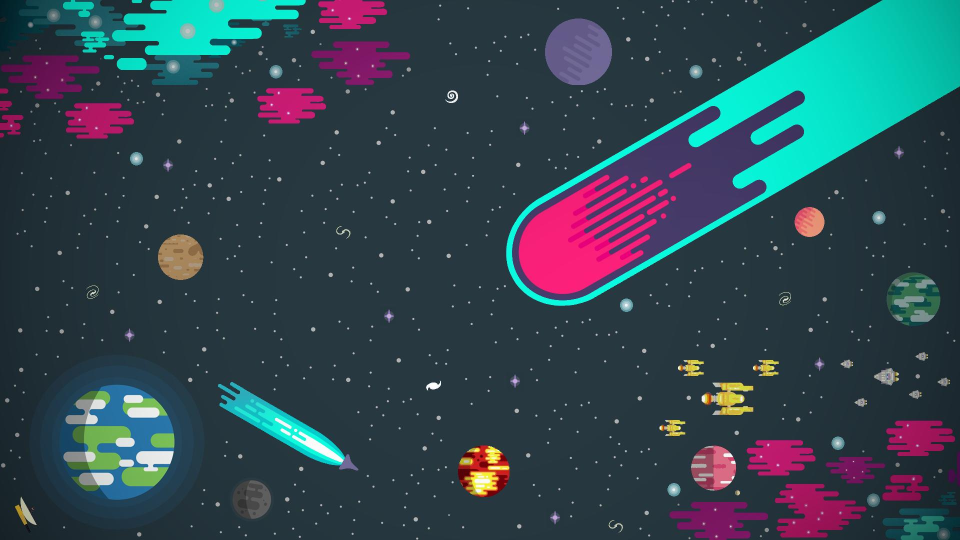
#> input picture picture.jpg, 1920 x 1080 px (shown at 1/2 size)
$ python p.py
#> lines starting #> are read from the running program, lines starting #| are printed output that depends on the picture
'''
დავაინსტალირებთ pillow ბიბლიოთეკას, ინსტალაციის შემდეგ
ჩვენ შეგვიძლია პირდაპირ დავამატოთ იგი ჩვენს პროექტში import-ისგამოყენებით.

'''
from PIL import Image, ImageFilter, ImageColor, ImageEnhance


'''
ვქმნით Image კლას და ვიძახებთ init ფუნქციას

'''
class Images:
    def __init__(self,name):
        self.name = name
        self.width = int()
        self.height = int()


    '''
ვქმნით ფუნქციას რომლის პირველი ხაზი კითხულობს სურათს,
მეორე აჩვენებს ჩვენი სურათის ზომებს კონსოლზე, ხოლო მესამე აჩვენებს მას ეკრანზე

'''
    def open_image(self):
        img = Image.open(self.name)
#> img is the input picture: PIL image 1920x1080 RGB; mean R, G, B 48.9, 69.4, 79.4
        self.width, self.height = img.size
#> self.width = 1920; self.height = 1080
        print(self.width, self.height)
#| 1920 1080
        img.show()


    '''
ვქმნით ფუნქციას რომელიც გვაძლევს საშუალებას,
გამოსახულების ამოჭრის გზას მოცემული ზომების მიხედვით.

'''
    def crop_image(self, left, top, right, bottom):
#> called with left = 5, top = 10, right = 4, bottom = 6
        img = Image.open(self.name)
        right = self.width
#> right = 1920
        bottom = self.height / 2
#> bottom = 540
        img = img.crop((left, top, right, bottom))
#> img: PIL image 1915x530 RGB
        img.save('cropped_pic.jpg')


    '''
შემდეგი ფუნქცია გვერდებისა ზოემბის ცვლილებით ცვლის ფოტოს საერთო ზომას

'''
    def resize_image(self, width, height):
#> called with width = 300, height = 300
        img = Image.open(self.name)
        newsize = (width, height)
        img_resized = img.resize(newsize)
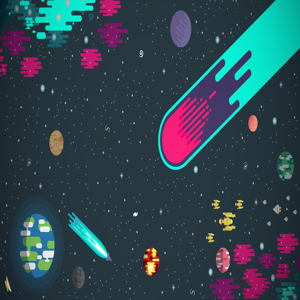
#> img_resized: PIL image 300x300 RGB; mean R, G, B 48.9, 69.4, 79.4
        img_resized.save("resized.jpg")


    '''
მოცემული ფუნქცია გვაძლევს საშუალებას შევასრულოთ მარტივი გეომეტრიული გარდაქმნები,
როგორიცაა ბრუნვა და ტრანსპოზირება.
'''
    def format_image(self):
        img = Image.open(self.name)
#ფოტოს მოტრიალება ვერტიკალურად
        image_horizontal = img.transpose(Image.Transpose.FLIP_LEFT_RIGHT)
        image_horizontal.save('horizontal_pic.jpg')

# ფოტოს ამოტრიალება
        image_vertical = img.transpose(Image.Transpose.FLIP_TOP_BOTTOM)
        image_vertical.save('vertical_pic.jpg')

# ფოტოს გვერდულად მოტრიალება ->
        image_transpose = img.transpose(Image.Transpose.TRANSPOSE)
        image_transpose.save('transpose_pic.jpg')

# ფოტოს გვერდულად მოტრიალება <-
        image_transverse = img.transpose(Image.Transpose.TRANSVERSE)
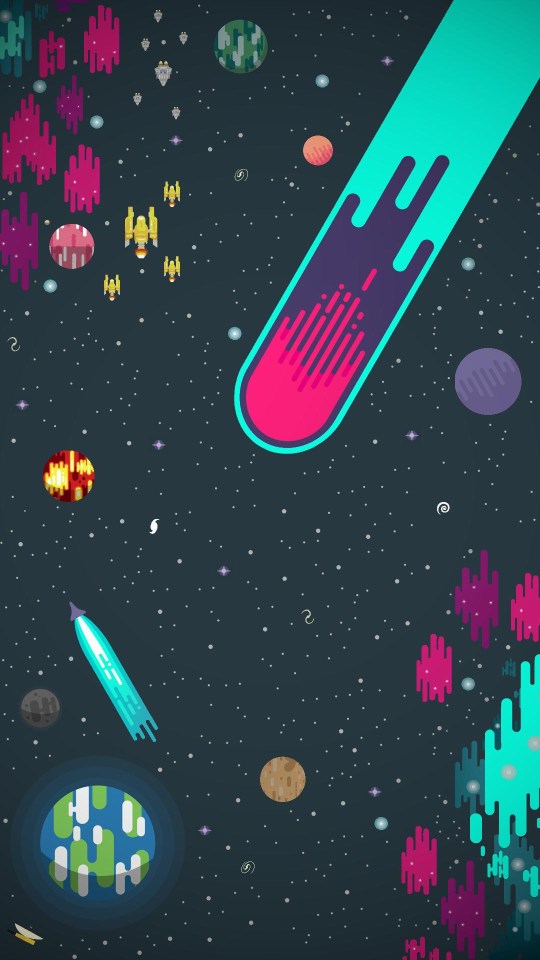
#> image_transverse: PIL image 1080x1920 RGB (shown at 1/2 size); mean R, G, B 48.9, 69.4, 79.4
        image_transverse.save('transverse_pic.jpg')

# ბრუნვა
        image_rotate = img.rotate(60, expand = True, fillcolor = ImageColor.getcolor('green', 'RGB') )
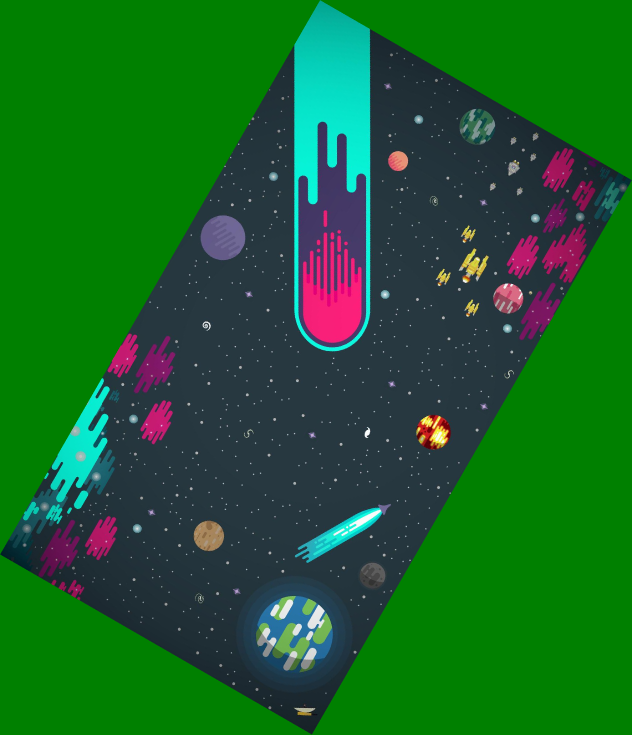
#> image_rotate: PIL image 1896x2204 RGB (shown at 1/3 size); mean R, G, B 24.3, 99, 39.4
        image_rotate.save('rotated_pic.jpg')


    '''
ეს ფუნქცია გვაძლევს საშუალებას რომ ფოტოს შევუცვალოთ ნაღება

'''
    def efect_image(self, X):
#> called with X = 20
        image = Image.open(self.name)
# ნათება
        brightness_enhancer = ImageEnhance.Brightness(image)
        enhanced_image = brightness_enhancer.enhance(X)
        enhanced_image.save("br.jpg")
# ფერები
        color_enhancer = ImageEnhance.Color(image)
        enhanced_image = color_enhancer.enhance(X)
        enhanced_image.save("col.jpg")

# კონტრასტი
        contrast_enhancer = ImageEnhance.Contrast(image)
        enhanced_image = contrast_enhancer.enhance(X)
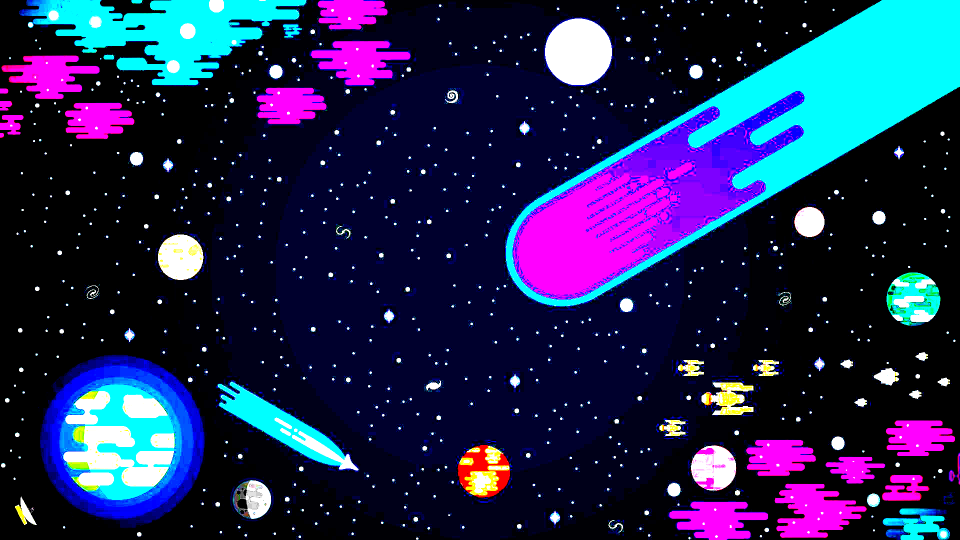
#> enhanced_image: PIL image 1920x1080 RGB (shown at 1/2 size); mean R, G, B 32.2, 38.9, 80.5
        enhanced_image.save('cont.jpg')

# სიმკვეთრე
        sharpness_enhancer = ImageEnhance.Sharpness(image)
        enhanced_image = sharpness_enhancer.enhance(X)
        enhanced_image.save('shar.jpg')


    '''
მოცემულ ფუნქციაში შეგვიძლია pillow-ში ჩაშენებული ფილტების საშუალებით გავაუმკობესოთ ან უბრალოდ შევუცვალოთ გამოსახულება


'''
    def add_filters(self):
        img = Image.open(self.name)
# BLACK_WHItE
        img = img.convert('L')
#> img: PIL image 1920x1080 L
        img.save("bleck_white.jpg")
# BLUR FILTER
        image_blur = img.filter(ImageFilter.BLUR)
        image_blur.save('blur_pic.jpg')
#CONTUR FILTER
        contour_image = img.filter(ImageFilter.CONTOUR)
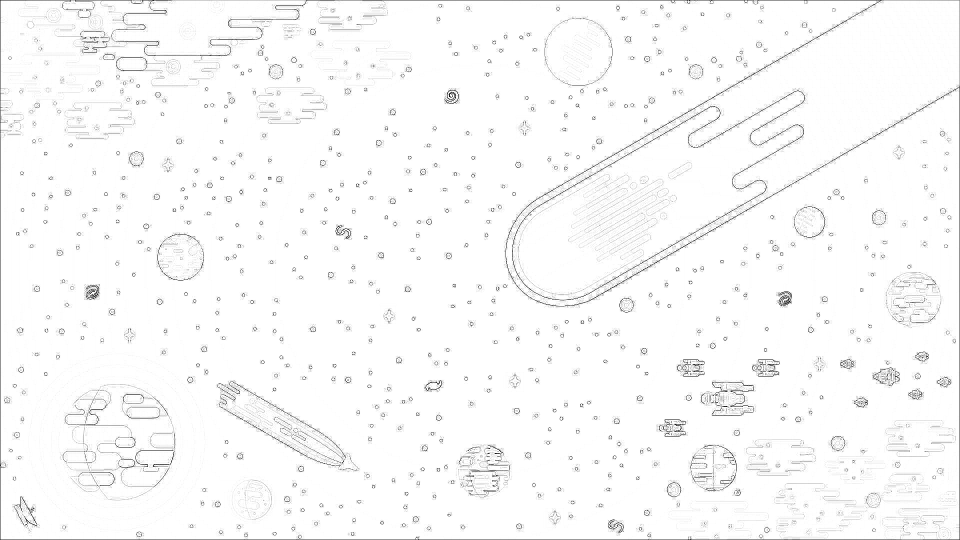
#> contour_image: PIL image 1920x1080 L (shown at 1/2 size); min 0, max 255, mean 249.2
        contour_image.save('Contour_pic.jpg')
# DETAIL FILTER
        detail_image = img.filter(ImageFilter.DETAIL)
        detail_image.save('detail_pic.jpg')
# EDGE ENHANCE FILTER
        edge_enhance_image = img.filter(ImageFilter.EDGE_ENHANCE)
        edge_enhance_image.save('edge_pic.jpg')
# SMOOTH FILTER
        smooth_image = img.filter(ImageFilter.SMOOTH)
        smooth_image.save('smooth_pic.jpg')
#FIND FILTER
        image_find = img.filter(ImageFilter.FIND_EDGES)
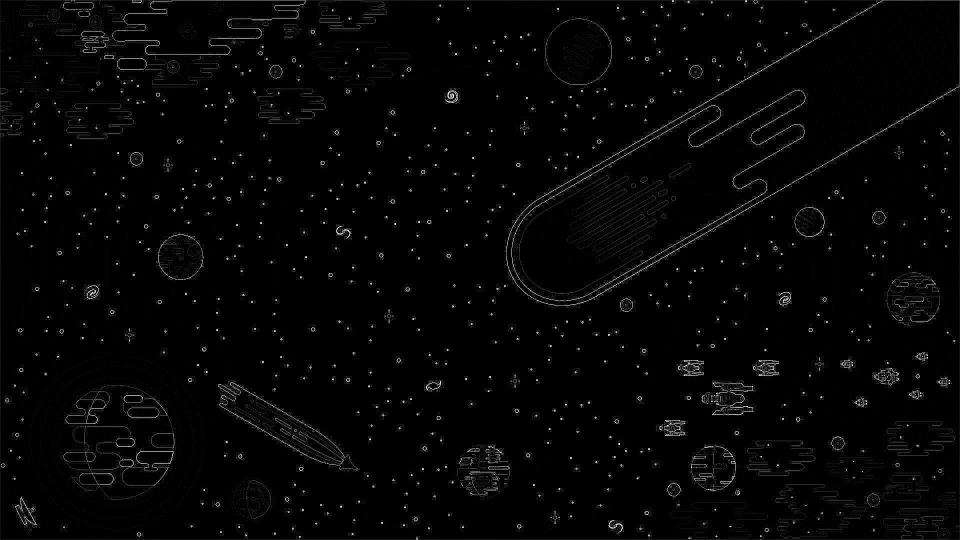
#> image_find: PIL image 1920x1080 L (shown at 1/2 size); min 0, max 255, mean 5.2
        image_find.save('find_pic.jpg')
#EMBOS FILTER
        image_emboss = img.filter(ImageFilter.EMBOSS)
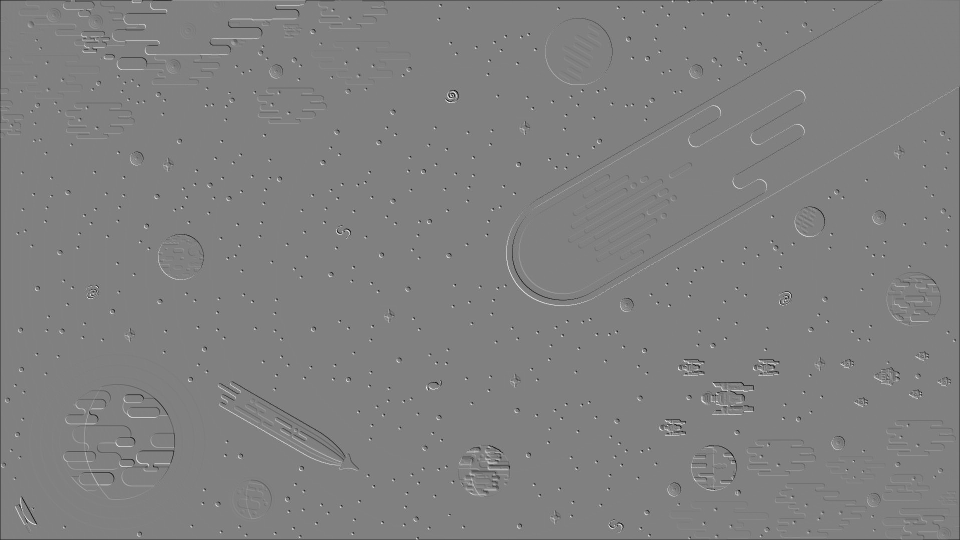
#> image_emboss: PIL image 1920x1080 L (shown at 1/2 size); min 0, max 255, mean 127.8
        image_emboss.save('emboss_pic.jpg')
#SHARO FILTER
        image_sharp = img.filter(ImageFilter.SHARPEN)
        image_sharp.save('sharp_pic.jpg')
#SMOOTH FILTER
        image_smooth = img.filter(ImageFilter.SMOOTH)
        image_smooth.save('smooth_pic.jpg')

#Combine filters
        image_emboss = img.filter(ImageFilter.EMBOSS)
        image_embos_blur = image_emboss.filter(ImageFilter.GaussianBlur(radius = 3))
        image_embos_blur.save('comb_pic.jpg')


'''
ვქმნით Picture ობიექტს და შემდგომ გამოვიძახებთ მეთოდს

'''
Picture = Images("picture.jpg")


Picture.open_image()
Picture.crop_image(left=5, top=10, right=4, bottom=6)
Picture.resize_image(300, 300)
Picture.format_image()
Picture.efect_image(20)
Picture.add_filters()
